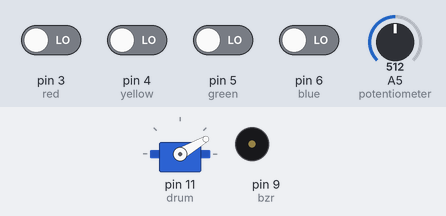
The sketch below on a simulated Arduino Uno, built with avr-gcc and run on an emulated ATmega328P. Shown: servo, buzzer (waves = sounding). The test bench sets the inputs (shaded band); at power-on: pin 3 (red), pin 4 (yellow), pin 5 (green), pin 6 (blue) LOW, A5 (potentiometer) = 512.

Above: at 1.2 s.
1.3 s: pin 3 (red) driven HIGH
At 3.4 s:
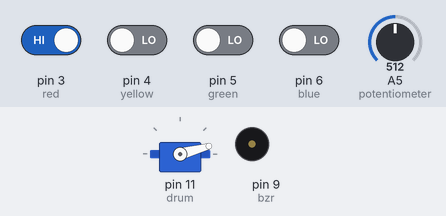
4.3 s: A5 (potentiometer) set to 306
At 4.43 s:
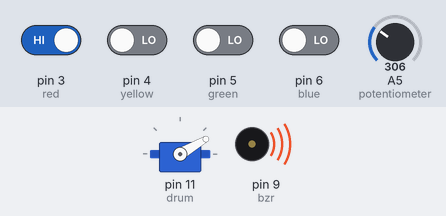
7.3 s: A5 (potentiometer) set to 122
At 7.71 s:
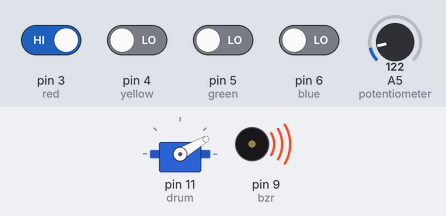
10.3 s: A5 (potentiometer) set to 460
At 11.1 s:
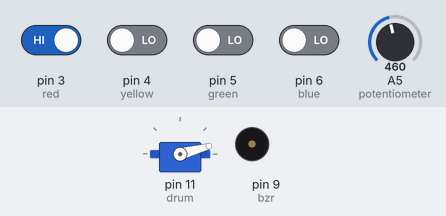
Timing chart, 0 to 14.3 s (numbered marks = the images above; inputs shaded):
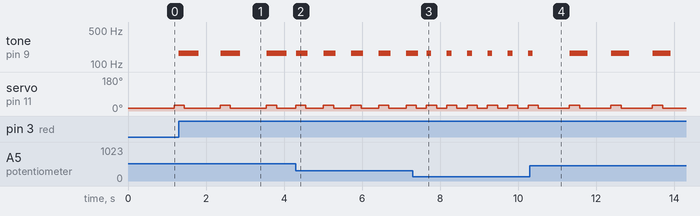

The sketch:

musical_instrument.ino
```cpp
/*
 * Arduino Assignment: Musical Instrument
 * November 17th
 * Yusra Khan
 */

#include <Servo.h>

const int red = 3; //red button
const int yellow = 4; //yellow button
const int green = 5; //green button
const int blue = 6; //blue button
const int bzr = 9; //buzzer
boolean flag = false; //to prevent clashing of a second button press while first tune is playing
int cnt = 0; //count loop

int melody[] = { //Notes E3, B3, CS3, A3 corresponding to red, yellow, green and blue respectively
  165, 247, 139, 220
};

Servo drum;

void setup() {
  Serial.begin(9600);
  pinMode(red, INPUT);
  pinMode(yellow, INPUT);
  pinMode(green, INPUT);
  pinMode(blue, INPUT);
  drum.attach(11);
  drum.write(15); //initial position of servo motor
}

void loop() {
  int duration = analogRead(A5); //potentiometer value for duration of tone and frequency of drum
  if (duration > 0) { //don't play if potentiometer at 0
    int btns = 0; //to check current values of all buttons
    for (int i = 3; i < 7; i++) {
      if (digitalRead(i) == 1 && flag == false) { //play corresponding tone for the pressed button
        tone(bzr, melody[i - 3], duration);
        flag = true;
      }
      else if (digitalRead(i) == 0) {
        btns++;
      }
    }
    if (cnt == 4) { //if none of the buttons are pressed
      flag = false;
    }

    if (cnt == 225) { //return servo to initial position
      drum.write(15);
    }

    if (cnt > 450 && cnt >= duration * 2) { //play drum
      drum.write(30);
      cnt = 0;
    }
    cnt++;
  }
  delay(1);
}
```

Measured:
- after the input at 1.3 s, tone on pin 9 (bzr): alternates 165 Hz for 0.51 s and silent for 0.61 s, starting at once
- after the input at 4.3 s, tone on pin 9 (bzr): alternates 165 Hz for 0.31 s and silent for 0.40 s, starting at once; servo on pin 11 (drum): alternates 30° for 0.26 s and 15° for 0.45 s, starting at once
- after the input at 7.3 s, servo on pin 11 (drum): alternates 30° for 0.26 s and 15° for 0.26 s, starting after 0.35 s
- after the input at 10.3 s, servo on pin 11 (drum): alternates 30° for 0.26 s and 15° for 0.80 s, starting after 1.0 s
- by itself, servo on pin 11 (drum): alternates 30° for 0.26 s and 15° for 0.92 s
